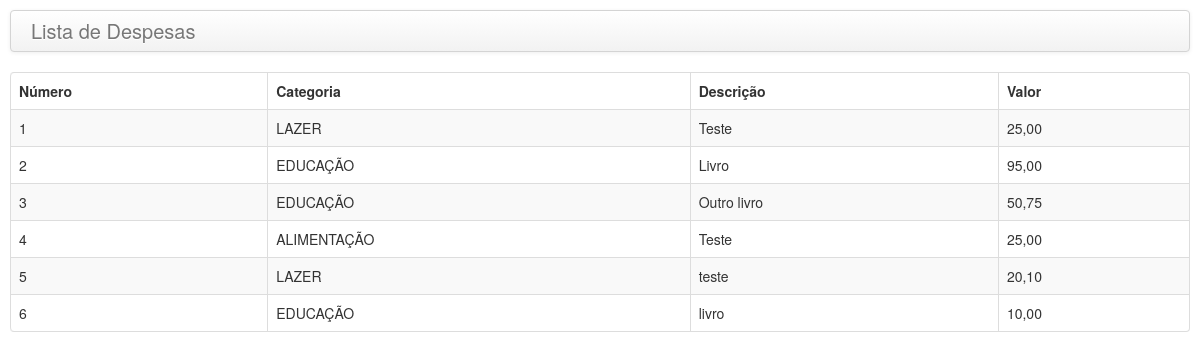
The page / on the database its author committed.
### web_cdm/despesas/models.py (models this page shows, shortened)
class Despesa(models.Model):
    categoria = models.CharField(max_length=50)
    descricao = models.CharField(max_length=100)
    valor = models.DecimalField(max_digits=13, decimal_places=2)
    data = models.DateField()

### web_cdm/views.py (the view)
# urls.py: url(r'^$', ListaDespesa.as_view()),
class ListaDespesa(ListView):
    model = Despesa
    template_name = "index.html"
    context_object_name = "despesas"

### templates/index.html (shortened to what this page needs)
<!DOCTYPE html>
<html lang="pt-br">
  <head>
    <link href="{{MEDIA_URL}}bootstrap/css/bootstrap.css" rel="stylesheet" media="screen">
  </head>
  <body>
  <div class="navbar">
  <div class="navbar-inner">
    <a class="brand" href="#">
      Lista de Despesas
    </a>
  </div>
</div>
<table class='table table-striped table-bordered table-hover'>
  <thead>
    <tr>
      <th>Número</th>
      <th>Categoria</th>
      <th>Descrição</th>
      <th>Valor</th>
    </tr>
  </thead>
  <tbody>
    {% for despesa in despesas %}
      <tr>
        <td>{{despesa.id}}</td>
        <td>{{despesa.categoria}}</td>
        <td>{{despesa.descricao}}</td>
        <td>{{despesa.valor}}</td>
      </tr>
    {% endfor %}
  </tbody>
</table>
  </body>
</html>

### templates/index.html (style rules this page uses)
body { padding: 10px }

### rows shown on the page
Despesa: id "1", categoria "LAZER", descricao "Teste", valor "25,00"
Despesa: id "2", categoria "EDUCAÇÃO", descricao "Livro", valor "95,00"
Despesa: id "3", categoria "EDUCAÇÃO", descricao "Outro livro", valor "50,75"
Despesa: id "4", categoria "ALIMENTAÇÃO", descricao "Teste", valor "25,00"
Despesa: id "5", categoria "LAZER", descricao "teste", valor "20,10"
Despesa: id "6", categoria "EDUCAÇÃO", descricao "livro", valor "10,00"
